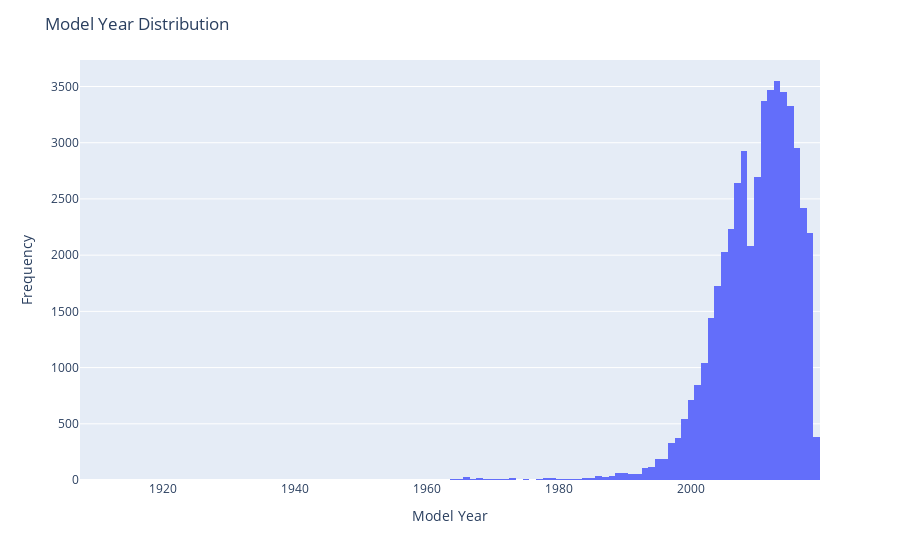

The cell this chart's notebook holds for it:
### Code cell
vis.plot_year_distribution(df_clean)

### Figure 1 — Plotly figure (JSON) as saved in the notebook; plotly's stock layout.template omitted (floating-point values rounded to 4 significant figures; data arrays with more than 128 entries replaced by an {"elided": "..."} marker saying what was removed)
{"data": [{"bingroup": "x", "hovertemplate": "model_year=%{x}<br>count=%{y}<extra></extra>", "legendgroup": "", "marker": {"color": "#636efa", "pattern": {"shape": ""}}, "name": "", "orientation": "v", "showlegend": false, "type": "histogram", "x": {"elided": "51525 mixed values"}, "xaxis": "x", "yaxis": "y"}], "layout": {"barmode": "relative", "legend": {"tracegroupgap": 0}, "margin": {"t": 60}, "title": {"text": "Model Year Distribution"}, "xaxis": {"anchor": "y", "domain": [0, 1], "title": {"text": "Model Year"}}, "yaxis": {"anchor": "x", "domain": [0, 1], "title": {"text": "Frequency"}}}}
